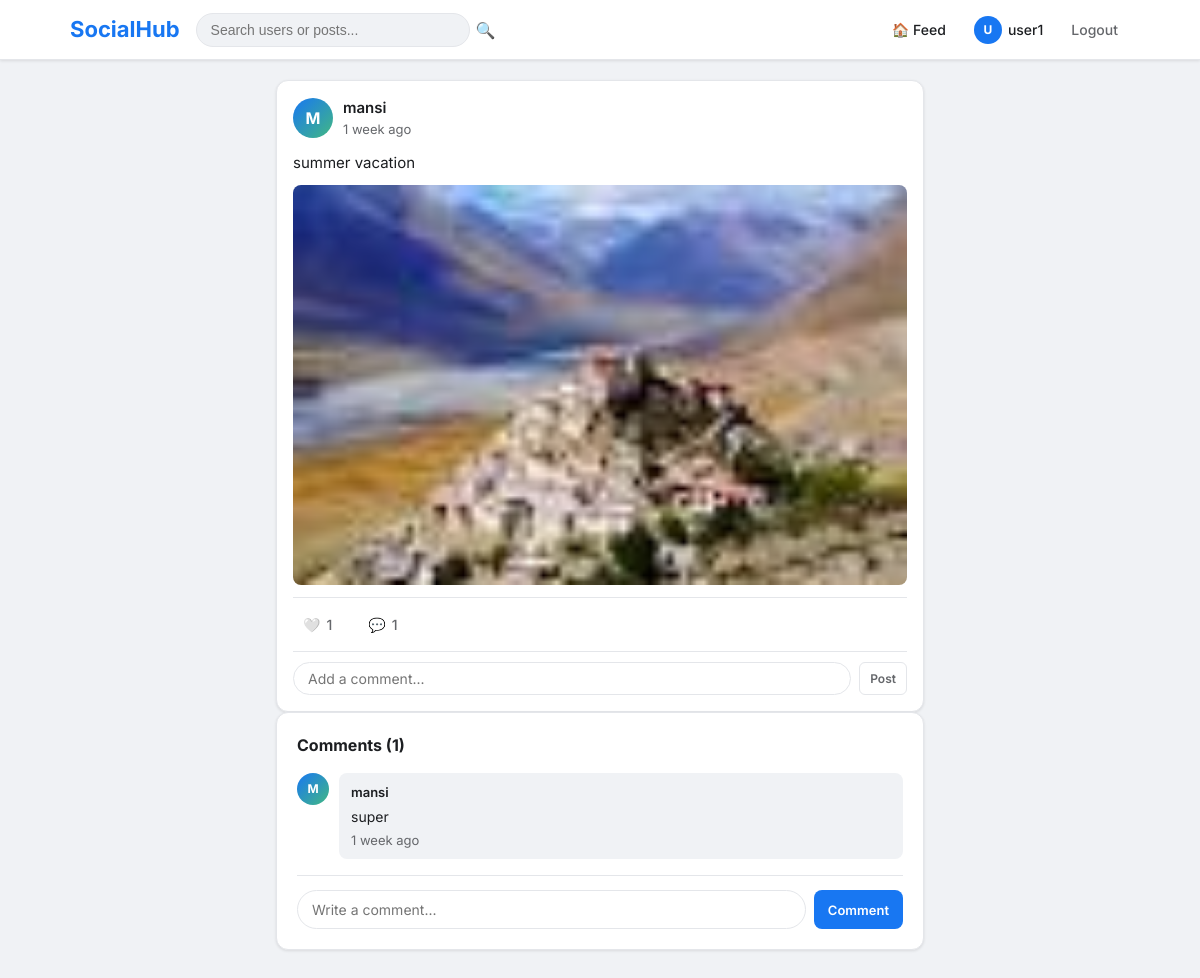
Page /post/1/ (signed in) on the committed database.
### social/models.py (models this page shows, shortened)
class Post(models.Model):
    author = models.ForeignKey(User, on_delete=models.CASCADE, related_name='posts')
    content = models.TextField(max_length=1000)
    image = models.ImageField(upload_to='posts/', blank=True, null=True)
    created_at = models.DateTimeField(auto_now_add=True)
    updated_at = models.DateTimeField(auto_now=True)
    class Meta:
        ordering = ['-created_at']
    def get_likes_count(self):
        return Like.objects.filter(post=self).count()
    def get_comments_count(self):
        return Comment.objects.filter(post=self).count()
    def is_liked_by(self, user):
        return Like.objects.filter(post=self, user=user).exists()

class Comment(models.Model):
    post = models.ForeignKey(Post, on_delete=models.CASCADE, related_name='comments')
    author = models.ForeignKey(User, on_delete=models.CASCADE, related_name='comments')
    content = models.TextField(max_length=500)
    created_at = models.DateTimeField(auto_now_add=True)
    class Meta:
        ordering = ['created_at']

### social/views.py (the view)
# urls.py: path('post/<int:post_id>/', views.post_detail_view, name='post_detail'),
@login_required
def post_detail_view(request, post_id):
    post = get_object_or_404(Post, id=post_id)
    comments = post.comments.select_related('author', 'author__profile').all()
    post.liked_by_user = post.is_liked_by(request.user)
    if request.method == 'POST':
        form = CommentForm(request.POST)
        if form.is_valid():
            comment = form.save(commit=False)
            comment.post = post
            comment.author = request.user
            comment.save()
            if request.headers.get('X-Requested-With') == 'XMLHttpRequest':
                return JsonResponse({
                    'success': True,
                    'comment': {
                        'author': comment.author.username,
                        'content': comment.content,
                        'created_at': comment.created_at.strftime('%b %d, %Y'),
                        'avatar_url': comment.author.profile.avatar.url if comment.author.profile.avatar else '',
                    }
                })
            return redirect('post_detail', post_id=post_id)
    else:
        form = CommentForm()
    return render(request, 'social/post_detail.html', {
        'post': post,
        'comments': comments,
        'form': form,
    })

### social/forms.py
class CommentForm(forms.ModelForm):
    class Meta:
        model = Comment
        fields = ['content']
        widgets = {
            'content': forms.TextInput(attrs={
                'class': 'comment-input',
                'placeholder': 'Write a comment...',
            }),
        }

### social/templates/social/post_detail.html (shortened to what this page needs)
{% extends 'social/base.html' %}
{% block content %}
<div class="detail-layout">
  <div class="detail-main">
    {% include 'social/partials/post_card.html' %}
    <div class="card comments-card">
      <h3 class="comments-title">Comments ({{ comments.count }})</h3>
      <div class="comments-list" id="commentsList">
        {% for comment in comments %}
          <div class="comment-item">
            <a href="{% url 'profile' comment.author.username %}">
              {% if comment.author.profile.avatar %}
                <img src="{{ comment.author.profile.avatar.url }}" class="avatar avatar-sm" alt="">
              {% else %}
                <div class="avatar avatar-sm avatar-placeholder">{{ comment.author.username|first|upper }}</div>
              {% endif %}
            </a>
            <div class="comment-body">
              <span class="comment-author">{{ comment.author.username }}</span>
              <p class="comment-text">{{ comment.content }}</p>
              <span class="comment-time text-muted text-sm">{{ comment.created_at|timesince }} ago</span>
            </div>
          </div>
        {% empty %}
          <p class="text-muted" id="noComments">No comments yet. Be the first!</p>
        {% endfor %}
      </div>
      <form method="POST" id="commentForm" class="comment-form-full">
        {{ form.content }}
        <button type="submit" class="btn btn-primary btn-sm">Comment</button>
      </form>
    </div>
  </div>
</div>
{% endblock %}

### social/templates/social/base.html (shortened to what this page needs)
<!DOCTYPE html>
<html lang="en">
<head>
  {% load static %}
  <link rel="stylesheet" href="{% static 'social/css/main.css' %}">
</head>
<body>
{% if user.is_authenticated %}
<nav class="navbar">
  <div class="nav-inner">
    <a href="{% url 'feed' %}" class="nav-logo">SocialHub</a>
    <form method="GET" action="{% url 'search' %}" class="nav-search">
      <input type="text" name="q" placeholder="Search users or posts..." value="{{ request.GET.q|default:'' }}">
      <button type="submit">🔍</button>
    </form>
    <div class="nav-links">
      <a href="{% url 'feed' %}" class="nav-link {% if request.resolver_match.url_name == 'feed' %}active{% endif %}">🏠 Feed</a>
      <a href="{% url 'profile' user.username %}" class="nav-link {% if request.resolver_match.url_name == 'profile' %}active{% endif %}">
        {% if user.profile.avatar %}
          <img src="{{ user.profile.avatar.url }}" class="nav-avatar" alt="">
        {% else %}
          <span class="nav-avatar-placeholder">{{ user.username|first|upper }}</span>
        {% endif %}
        {{ user.username }}
      </a>
      <a href="{% url 'logout' %}" class="nav-link nav-logout">Logout</a>
    </div>
  </div>
</nav>
{% endif %}
<main class="main-content {% if not user.is_authenticated %}auth-page{% endif %}">
  {% block content %}{% endblock %}
</main>
</body>
</html>

### social/templates/social/partials/post_card.html (shortened to what this page needs)
{% load static %}
<div class="card post-card" id="post-{{ post.id }}">
  <div class="post-header">
    <a href="{% url 'profile' post.author.username %}" class="post-author">
      {% if post.author.profile.avatar %}
        <img src="{{ post.author.profile.avatar.url }}" class="avatar avatar-md" alt="">
      {% else %}
        <div class="avatar avatar-md avatar-placeholder">{{ post.author.username|first|upper }}</div>
      {% endif %}
      <div>
        <span class="username-link">{{ post.author.username }}</span>
        <span class="post-time text-muted text-sm">{{ post.created_at|timesince }} ago</span>
      </div>
    </a>
  </div>
  <div class="post-content">
    <p>{{ post.content }}</p>
    {% if post.image %}
      <img src="{{ post.image.url }}" class="post-image" alt="Post image">
    {% endif %}
  </div>
  <div class="post-footer">
    <button class="btn-reaction like-btn {% if post.liked_by_user %}liked{% endif %}"
            data-post-id="{{ post.id }}" data-liked="{{ post.liked_by_user|yesno:'true,false' }}">
      <span class="like-icon">{% if post.liked_by_user %}❤️{% else %}🤍{% endif %}</span>
      <span class="like-count">{{ post.get_likes_count }}</span>
    </button>
    <a href="{% url 'post_detail' post.id %}" class="btn-reaction">
      💬 <span>{{ post.get_comments_count }}</span>
    </a>
  </div>
  <div class="quick-comment">
    <form class="comment-quick-form" data-post-id="{{ post.id }}">
      <input type="text" class="comment-input" name="content" placeholder="Add a comment...">
      <button type="submit" class="btn btn-ghost btn-xs">Post</button>
    </form>
  </div>
</div>

### rows in the picture
Post: author.username|first "M", author.username "mansi", created_at "1 week", content "summer vacation", image (picture), get_likes_count "1", get_comments_count "1"
Comment: author.username|first "M", author.username "mansi", content "super", created_at "1 week"

### other values in the picture
{{ user.username|first|upper }} "U"
{{ user.username }} "user1"
{{ comments.count }} "1"
